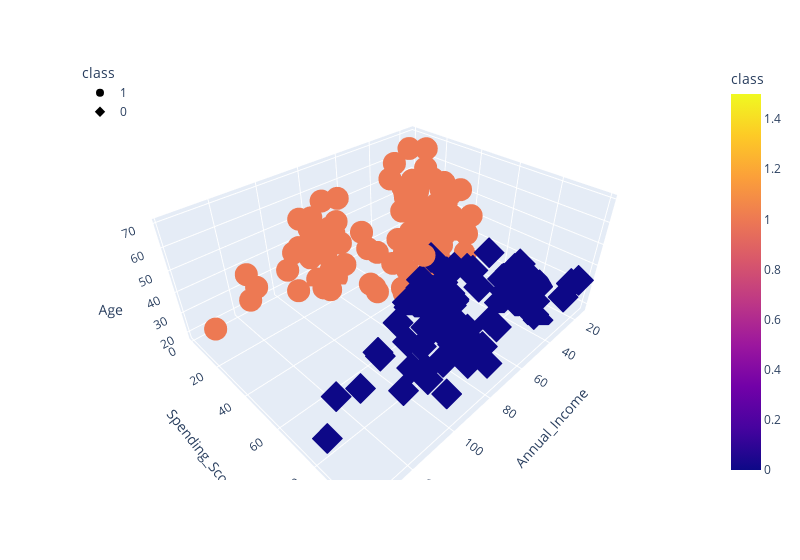

The cell this chart's notebook holds for it:
### Code cell
fig = px.scatter_3d(
    df_shopping,
    x="Annual_Income",
    y="Spending_Score",
    z="Age",
    color="class",
    symbol="class",
    width=800,
)
fig.update_layout(legend=dict(x=0, y=1))
fig.show()

### Figure 1 — Plotly figure (JSON) as saved in the notebook; plotly's stock layout.template omitted (floating-point values rounded to 4 significant figures)
{"data": [{"hovertemplate": "class=%{marker.color}<br>Annual_Income=%{x}<br>Spending_Score=%{y}<br>Age=%{z}<extra></extra>", "legendgroup": "1", "marker": {"color": [1, 1, 1, 1, 1, 1, 1, 1, 1, 1, 1, 1, 1, 1, 1, 1, 1, 1, 1, 1, 1, 1, 1, 1, 1, 1, 1, 1, 1, 1, 1, 1, 1, 1, 1, 1, 1, 1, 1, 1, 1, 1, 1, 1, 1, 1, 1, 1, 1, 1, 1, 1, 1, 1, 1, 1, 1, 1, 1, 1, 1, 1, 1, 1, 1, 1, 1, 1, 1, 1, 1, 1, 1, 1, 1, 1, 1, 1, 1, 1, 1, 1, 1, 1, 1, 1, 1, 1, 1, 1, 1, 1, 1, 1, 1, 1, 1, 1, 1, 1, 1, 1, 1, 1, 1, 1, 1, 1, 1, 1, 1, 1, 1, 1, 1], "coloraxis": "coloraxis", "symbol": "circle"}, "mode": "markers", "name": "1", "scene": "scene", "showlegend": true, "type": "scatter3d", "x": [15, 16, 17, 18, 19, 19, 20, 20, 21, 23, 24, 25, 28, 28, 29, 30, 33, 33, 34, 37, 38, 39, 39, 40, 40, 40, 40, 42, 43, 43, 43, 44, 44, 46, 46, 47, 47, 48, 48, 48, 48, 49, 49, 50, 50, 54, 54, 54, 54, 54, 54, 54, 54, 57, 58, 59, 59, 60, 60, 60, 60, 61, 62, 62, 62, 62, 62, 63, 63, 63, 63, 63, 64, 65, 67, 67, 67, 70, 71, 71, 71, 72, 73, 73, 74, 75, 76, 77, 77, 78, 78, 78, 78, 78, 78, 79, 81, 85, 86, 87, 87, 87, 88, 88, 93, 97, 98, 99, 101, 103, 103, 113, 120, 126, 137], "y": [39, 6, 40, 6, 3, 14, 15, 13, 35, 29, 35, 5, 14, 32, 31, 4, 4, 14, 17, 26, 35, 36, 28, 55, 47, 42, 42, 52, 60, 45, 41, 50, 46, 46, 56, 52, 59, 51, 50, 48, 47, 55, 42, 49, 56, 47, 53, 48, 42, 51, 41, 44, 46, 58, 46, 55, 41, 49, 40, 42, 47, 42, 41, 48, 59, 56, 42, 50, 46, 43, 48, 52, 42, 43, 43, 57, 40, 29, 35, 11, 9, 34, 5, 7, 10, 5, 40, 12, 36, 22, 17, 20, 16, 1, 1, 35, 5, 26, 20, 27, 13, 10, 13, 15, 14, 32, 15, 39, 24, 17, 23, 8, 16, 28, 18], "z": [19, 20, 31, 35, 64, 67, 58, 37, 35, 52, 35, 46, 54, 45, 40, 60, 53, 49, 42, 36, 65, 48, 49, 50, 27, 29, 31, 49, 59, 50, 47, 51, 69, 53, 70, 67, 54, 63, 43, 68, 32, 70, 47, 60, 60, 59, 45, 40, 49, 57, 67, 46, 48, 55, 50, 68, 18, 48, 40, 32, 47, 48, 23, 49, 67, 49, 21, 66, 54, 68, 66, 65, 38, 63, 51, 50, 38, 23, 43, 59, 47, 25, 20, 44, 19, 57, 28, 25, 48, 34, 43, 44, 47, 37, 34, 56, 19, 50, 42, 36, 40, 36, 52, 58, 59, 37, 46, 41, 54, 41, 34, 33, 47, 45, 32]}, {"hovertemplate": "class=%{marker.color}<br>Annual_Income=%{x}<br>Spending_Score=%{y}<br>Age=%{z}<extra></extra>", "legendgroup": "0", "marker": {"color": [0, 0, 0, 0, 0, 0, 0, 0, 0, 0, 0, 0, 0, 0, 0, 0, 0, 0, 0, 0, 0, 0, 0, 0, 0, 0, 0, 0, 0, 0, 0, 0, 0, 0, 0, 0, 0, 0, 0, 0, 0, 0, 0, 0, 0, 0, 0, 0, 0, 0, 0, 0, 0, 0, 0, 0, 0, 0, 0, 0, 0, 0, 0, 0, 0, 0, 0, 0, 0, 0, 0, 0, 0, 0, 0, 0, 0, 0, 0, 0, 0, 0, 0, 0, 0], "coloraxis": "coloraxis", "symbol": "diamond"}, "mode": "markers", "name": "0", "scene": "scene", "showlegend": true, "type": "scatter3d", "x": [15, 16, 17, 18, 19, 19, 20, 20, 21, 23, 24, 25, 28, 28, 29, 30, 33, 33, 34, 37, 38, 39, 39, 42, 43, 46, 46, 48, 48, 54, 54, 54, 54, 57, 58, 60, 60, 61, 62, 63, 64, 65, 65, 65, 67, 69, 69, 70, 71, 71, 71, 72, 73, 73, 74, 75, 76, 77, 77, 78, 78, 78, 78, 78, 78, 79, 81, 85, 86, 87, 87, 87, 88, 88, 93, 97, 98, 99, 101, 103, 103, 113, 120, 126, 137], "y": [81, 77, 76, 94, 72, 99, 77, 79, 66, 98, 73, 73, 82, 61, 87, 73, 92, 81, 73, 75, 92, 61, 65, 60, 54, 51, 55, 59, 59, 54, 52, 55, 57, 55, 60, 52, 50, 49, 55, 54, 46, 48, 50, 59, 56, 58, 91, 77, 95, 75, 75, 71, 88, 73, 72, 93, 87, 97, 74, 90, 88, 76, 89, 78, 73, 83, 93, 75, 95, 63, 75, 92, 86, 69, 90, 86, 88, 97, 68, 85, 69, 91, 79, 74, 83], "z": [21, 23, 22, 23, 30, 35, 24, 22, 20, 35, 25, 31, 29, 35, 23, 21, 18, 21, 30, 20, 24, 31, 24, 33, 31, 27, 19, 18, 19, 26, 23, 38, 21, 22, 34, 24, 27, 20, 26, 19, 19, 18, 19, 49, 27, 40, 39, 31, 40, 38, 39, 31, 29, 32, 35, 32, 32, 28, 32, 34, 39, 38, 27, 30, 30, 29, 31, 36, 33, 32, 28, 36, 30, 27, 35, 32, 29, 30, 28, 36, 32, 38, 35, 32, 30]}], "layout": {"coloraxis": {"colorbar": {"title": {"text": "class"}}, "colorscale": [[0, "#0d0887"], [0.1111, "#46039f"], [0.2222, "#7201a8"], [0.3333, "#9c179e"], [0.4444, "#bd3786"], [0.5556, "#d8576b"], [0.6667, "#ed7953"], [0.7778, "#fb9f3a"], [0.8889, "#fdca26"], [1, "#f0f921"]]}, "legend": {"title": {"text": "class"}, "tracegroupgap": 0, "x": 0, "y": 1}, "margin": {"t": 60}, "scene": {"domain": {"x": [0, 1], "y": [0, 1]}, "xaxis": {"title": {"text": "Annual_Income"}}, "yaxis": {"title": {"text": "Spending_Score"}}, "zaxis": {"title": {"text": "Age"}}}, "width": 800}}
